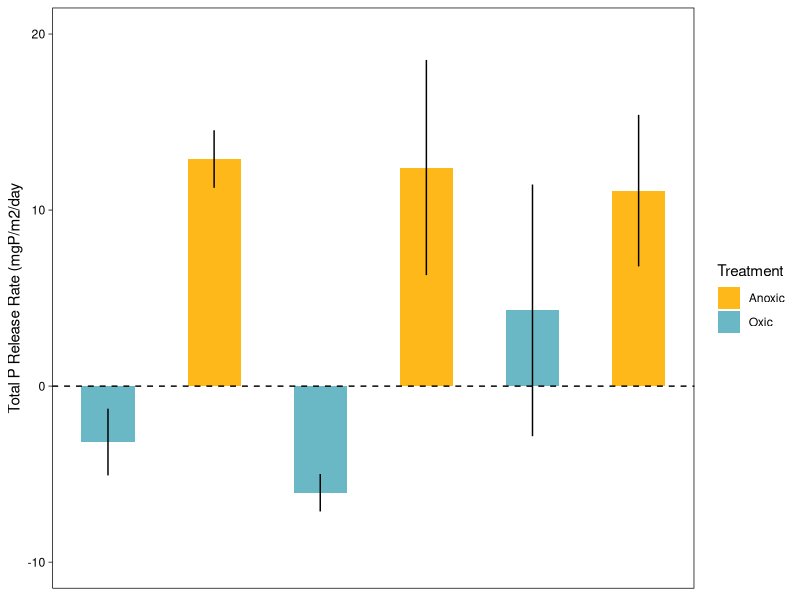
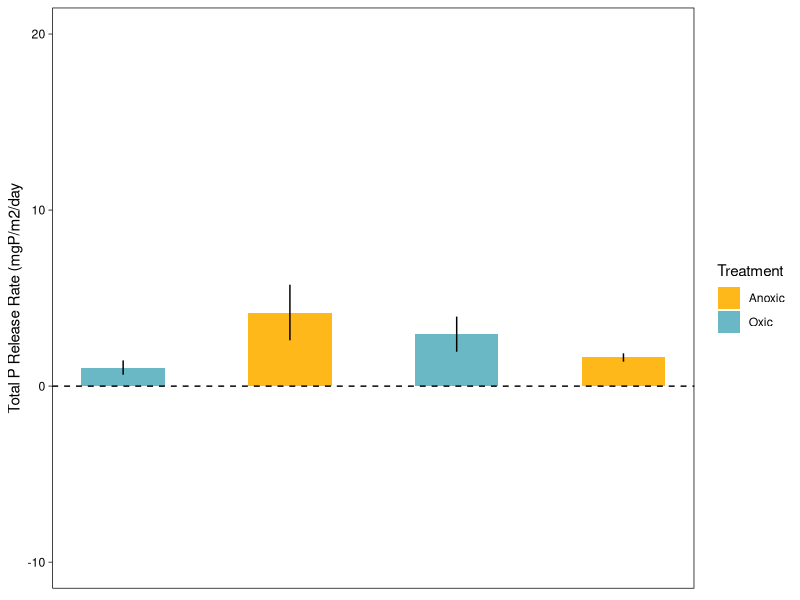

Source code (R) for these figures, in order: (Note: this script raises an error after producing the figures.)
# Project: Technical Report for Iowa Department of Natural Resources (IDNR)
# Title: Internal Phosphorus Loading in Iowa Lakes: Causes, Consequences, and Management Recommendations
#        Part 1: Phosphorus-Cycling Dynamics and Dominant Pathways in Iowa Lakes
# Last modified: 29 December 2022
# Contributors: Ellen Albright, Grace Wilkinson
# Description: Analysis code to plot sediment phosphorus flux rates across Swan (SW), North Twin (NT), and South Twin (ST) lakes

# Data citations: 
#   1. [IDNR, Carp] Albright, E.A., G.M. Wilkinson, T.J. Butts, and Q.K. Shingai. 2022. Summer water chemistry; sediment phosphorus fluxes and sorption capacity; sedimentation and sediment resuspension dynamics; water column thermal structure; and zooplankton, macroinvertebrate, and macrophyte communities in eight shallow lakes in northwest Iowa, USA (2018-2020) ver 3. Environmental Data Initiative. https://doi.org/10.6073/pasta/1d3797fd573208bae6f78963479445a0 (Accessed 2022-11-07).

# The code can be run with the following data sets (in order first used in script)
#   1. "Incubation_2019_explanatory.csv" - summary of sediment core incubation experiments from 2019, Swan and North Twin lakes

# Packages needed to run the script (download as needed)
library(ggplot2)

# Set up working directory - update to fit your system
getwd()
setwd('C:/Users/Ellen/Desktop/Box Sync/POSTDOC/IDNR/New_Analyses')

# Read in core incubation "explanatory dataset" - includes average Total Prr for each treatment and sd, context variables = OM, BD, sediment P, water depth
incubation<-read.csv('Incubation_2019_explanatory.csv')

# Look at lakes individually - SWAN
SW<-subset(incubation,Lake=="Swan")
sd<-SW$PrrTP_sd/1.414 #using standard error for error bars

# visualize mean P retention or release rates for each site and treatment - each bar represents mean of two replicate cores (averaged 4 daily release rates per core), standard error for bars
ggplot(data=SW,aes(x=ID,y=PrrTP_mean,fill=Treatment))+
  geom_bar(stat="identity",width=0.5)+scale_fill_manual(values=c("#ffb81a", "#6ab8c5"))+
  geom_linerange(aes(x=ID,y=PrrTP_mean,ymin=PrrTP_mean-sd,ymax=PrrTP_mean+sd))+
  ylim(-10,20)+
  theme_linedraw()+theme(panel.grid.major=element_blank(),panel.grid.minor=element_blank())+
  geom_hline(yintercept=0,linetype="dashed")+theme(axis.title.x=element_blank(),axis.text.x=element_blank(),axis.ticks.x=element_blank())+
  labs(y="Total P Release Rate (mgP/m2/day")

# repeat for north twin lake
NT<-subset(incubation,Lake=="North Twin")
sd2<-NT$PrrTP_sd/1.73
ggplot(data=NT,aes(x=ID,y=PrrTP_mean,fill=Treatment))+
  geom_bar(stat="identity",width=0.5)+scale_fill_manual(values=c("#ffb81a", "#6ab8c5"))+
  geom_linerange(aes(x=ID,y=PrrTP_mean,ymin=PrrTP_mean-sd2,ymax=PrrTP_mean+sd2))+
  theme_linedraw()+theme(panel.grid.major=element_blank(),panel.grid.minor=element_blank())+
  geom_hline(yintercept=0,linetype="dashed")+theme(axis.title.x=element_blank(),axis.text.x=element_blank(),axis.ticks.x=element_blank())+
  labs(y="Total P Release Rate (mgP/m2/day")+ylim(-10,20)

# add south twin, too
ST<-subset(dat,Lake=="South Twin")
View(ST)
sd3<-ST$PrrTP_sd/1.73
ggplot(data=ST,aes(x=ID,y=PrrTP_mean,fill=Treatment))+
  geom_bar(stat="identity",width=0.5)+scale_fill_manual(values=c("#ffb81a", "#6ab8c5"))+
  geom_linerange(aes(x=ID,y=PrrTP_mean,ymin=PrrTP_mean-sd3,ymax=PrrTP_mean+sd3))+
  theme_linedraw()+theme(panel.grid.major=element_blank(),panel.grid.minor=element_blank())+
  geom_hline(yintercept=0,linetype="dashed")+theme(axis.title.x=element_blank(),axis.text.x=element_blank(),axis.ticks.x=element_blank())+
  labs(y="Total P Release Rate (mgP/m2/day")+ylim(-10,20)
